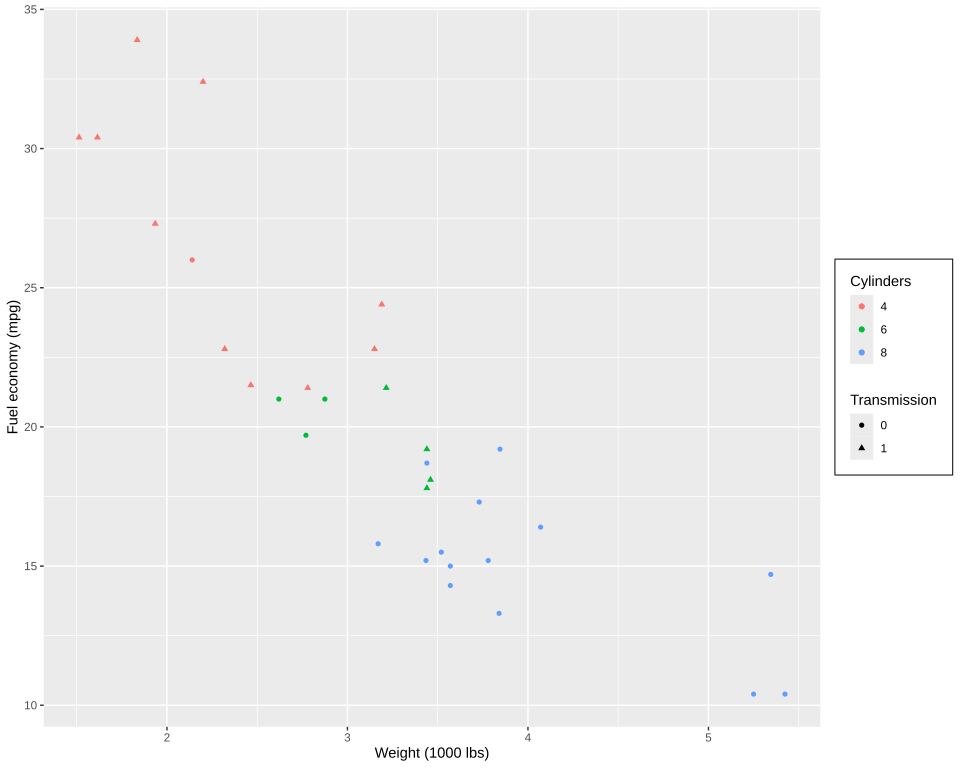

Source code (R):
# The plot test/golden/legend_box_background.svg draws, drawn by ggplot2 itself, as ggplot2's own
# visual tests draw their snapshots: the independent check on that golden whenever it changes. The
# suite never runs this; it needs R, ggplot2 and vdiffr, saved as the Docker image
# giggly-r:ggplot2-4.0.3. From the repository's root:
#
#   docker run --rm -v "$PWD/test/golden":/golden:ro giggly-r:ggplot2-4.0.3 \
#     Rscript /golden/legend_box_background.R > legend_box_background.ggplot2.svg
#
# and compare the two drawings element by element, as test/golden/point.R describes.
#
# theme()'s reference page's box around the legends: mtcars' fuel economy against weight, the
# colour legend over the shape legend right of the panel, in a box with a 6-point margin and a
# background. ggplot2's guide box draws `legend.box.background` as the theme holds it, never
# through `calc_element()`, so `element_rect()` takes nothing from `rect`: a white fill and a black
# border 0.75 points wide, grid's own, where `rect` would give 1.07.
#
# First checked with ggplot2 4.0.3 and vdiffr 1.0.9: every element and clip path matches, and
# the one departure is test/golden/point.R's, the x axis drawn before the y.

library(ggplot2)

p2 <- ggplot(mtcars, aes(wt, mpg)) +
  geom_point(aes(colour = factor(cyl), shape = factor(vs))) +
  labs(
    x = "Weight (1000 lbs)",
    y = "Fuel economy (mpg)",
    colour = "Cylinders",
    shape = "Transmission"
  ) +
  guides(colour = guide_legend(order = 1), shape = guide_legend(order = 2))
plot <- p2 +
  theme_gray() +
  theme(legend.box.background = element_rect(), legend.box.margin = margin_auto(6))

file <- tempfile(fileext = ".svg")
vdiffr::write_svg(plot, file)
cat(readLines(file), sep = "\n")
